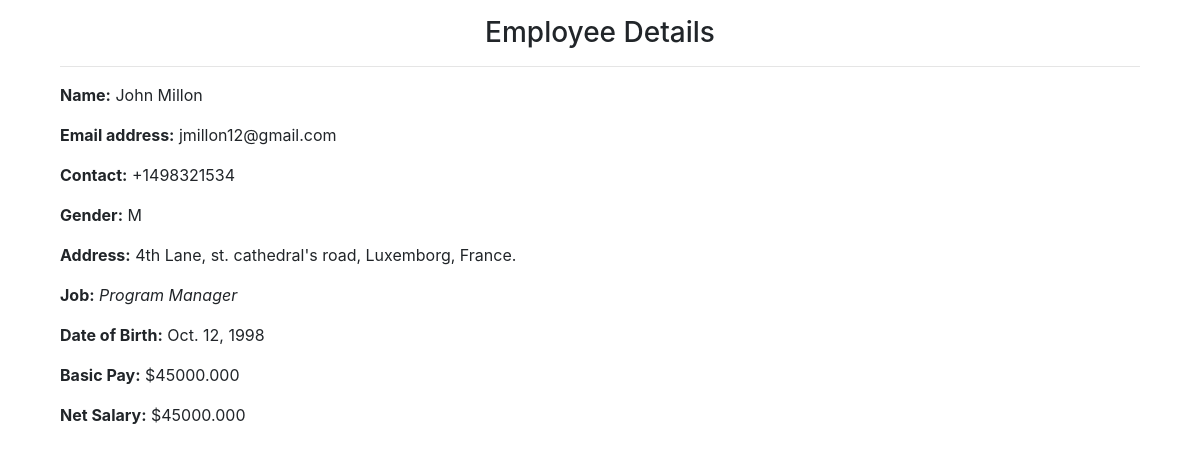
Screenshot of /emp_detail/jmillon12@gmail.com with the database file from the repository.
### employees/models.py (models this page shows, shortened)
class Employee(models.Model):
    GENDER_CHOICES = [
        ('M', 'Male'),
        ('F', 'Female'),
    ]
    first_name = models.CharField(max_length=30)
    last_name = models.CharField(max_length=30)
    email_id = models.EmailField(max_length=255)
    phone_num = models.CharField(max_length=12)
    gender = models.CharField(choices=GENDER_CHOICES,max_length=1)
    address = models.TextField()
    job = models.ManyToManyField('AvailableJob',blank=True)
    dob = models.DateField()
    basic_pay = models.DecimalField(max_digits=20,decimal_places=3)
    net_salary = models.DecimalField(max_digits=20,decimal_places=3)

class AvailableJob(models.Model):
    job_name = models.CharField(max_length=50)

### employees/views.py (the view)
# urls.py: path('emp_detail/<str:email>',views.employee_detail,name='employee_detail'),
def employee_detail(request,email):
    try:
        employee = Employee.objects.get(email_id=email)
    except Employee.DoesNotExist:
        raise Http404('Employee not found!')
    return render(request, 'emp_detail.html',{'employee':employee})

### employees/templates/emp_detail.html
{% extends 'base.html' %}
{% block content %}
<div class="container">
  <div class="row">
    <div class="col-lg-12">
      <h3 class="text-center"> Employee Details </h3>
      <hr>
      <p> <b>Name:</b> {{employee.first_name}} {{employee.last_name}} </p>
      <p> <b>Email address:</b> {{employee.email_id}} </p>
      <p><b> Contact:</b> {{employee.phone_num}} </p>
      <p> <b>Gender:</b> {{employee.gender}} </p>
      <p> <b>Address:</b> {{employee.address}} </p>
      <p> <b>Job:</b>
        {% for job in employee.job.all %}
          <em> {{job.job_name}} </em>
        {% endfor %}
       </p>
      <p> <b>Date of Birth:</b> {{employee.dob}} </p>
      <p> <b>Basic Pay:</b> ${{employee.basic_pay}} </p>
      <p> <b>Net Salary:</b> ${{employee.net_salary}} </p>
    </div>
  </div>
</div>
{% endblock %}

### rows the page displays
Employee: first_name "John", last_name "Millon", email_id "jmillon12@gmail.com", phone_num "+1498321534", gender "M", address "4th Lane, st. cathedral's road, Luxemborg, France.", dob "Oct. 12, 1998", basic_pay "45000.000", net_salary "45000.000"
AvailableJob: job_name "Program Manager"
